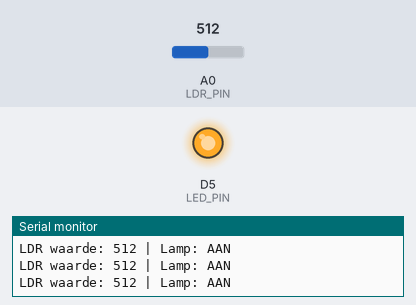
Recording of a sketch running on a simulated ESP8266 (Wemos D1 mini). Shown: output pins drawn as LEDs (lit = HIGH), the last lines printed to the serial monitor. The inputs (shaded band) are chosen by the test bench; at power-on: A0 (LDR_PIN) = 512.

Above: at 1.3 s.
1.4 s: A0 (LDR_PIN) set to 489
At 2.7 s:
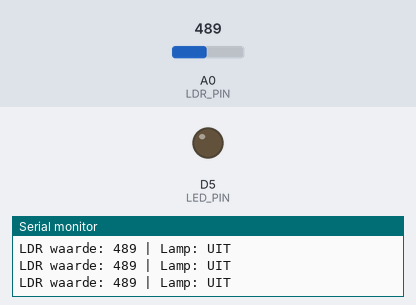
3.0 s: A0 (LDR_PIN) set to 511
At 4.1 s:
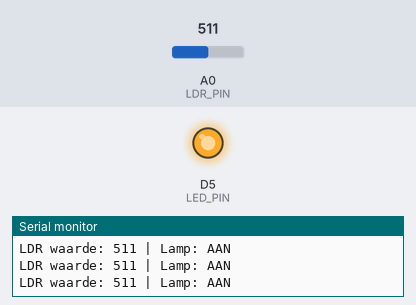
4.5 s: A0 (LDR_PIN) set to 306
At 5.3 s:
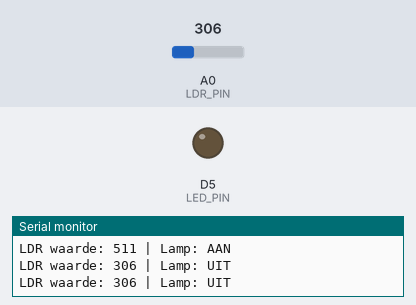
Timing chart, 0 to 7.5 s (numbered marks = the images above; inputs shaded):
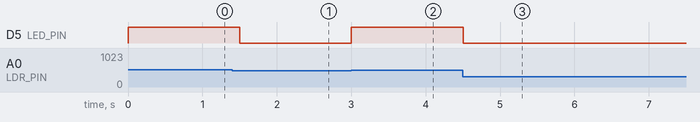

Measured:
- the behaviour switches between 501 and 500 on A0 (LDR_PIN) (found by bisection; images 0 and 1)
- after the input at 1.4 s, D5 (LED_PIN): HIGH → LOW after 0.10 s
- after the input at 3.0 s, D5 (LED_PIN): LOW → HIGH at once
- after the input at 4.5 s, D5 (LED_PIN): HIGH → LOW at once

The sketch:

Schemerlamp.ino
```cpp
#include "Schemerlamp.h"

#define LDR_PIN A0
#define LED_PIN D5
#define DREMPELWAARDE 500

Schemerlamp schemerlamp(LDR_PIN, LED_PIN, DREMPELWAARDE);

void setup() {
    Serial.begin(9600);
    schemerlamp.begin();
    Serial.println("Schemerlamp gestart");
}

void loop() {
    schemerlamp.update();

    Serial.print("LDR waarde: ");
    Serial.print(schemerlamp.getLdrWaarde());
    Serial.print(" | Lamp: ");
    Serial.println(schemerlamp.isAan() ? "AAN" : "UIT");

    delay(500);
}
```

Schemerlamp.cpp
```cpp
#include "Schemerlamp.h"

Schemerlamp::Schemerlamp(uint8_t ldrPin, uint8_t ledPin, int drempel)
    : _ldrPin(ldrPin), _ledPin(ledPin), _drempel(drempel),
      _lampAan(false), _ldrWaarde(0) {}

void Schemerlamp::begin() {
    pinMode(_ledPin, OUTPUT);
    digitalWrite(_ledPin, LOW);
}

void Schemerlamp::update() {
    _ldrWaarde = analogRead(_ldrPin);

    if (_ldrWaarde > _drempel) {
        _lampAan = true;
        digitalWrite(_ledPin, HIGH);
    } else {
        _lampAan = false;
        digitalWrite(_ledPin, LOW);
    }
}

bool Schemerlamp::isAan() {
    return _lampAan;
}

int Schemerlamp::getLdrWaarde() {
    return _ldrWaarde;
}
```

Schemerlamp.h
```cpp
#pragma once

#include <Arduino.h>

class Schemerlamp {
public:
    Schemerlamp(uint8_t ldrPin, uint8_t ledPin, int drempel = 500);
    void begin();
    void update();
    bool isAan();
    int getLdrWaarde();

private:
    uint8_t _ldrPin;
    uint8_t _ledPin;
    int _drempel;
    bool _lampAan;
    int _ldrWaarde;
};
```
